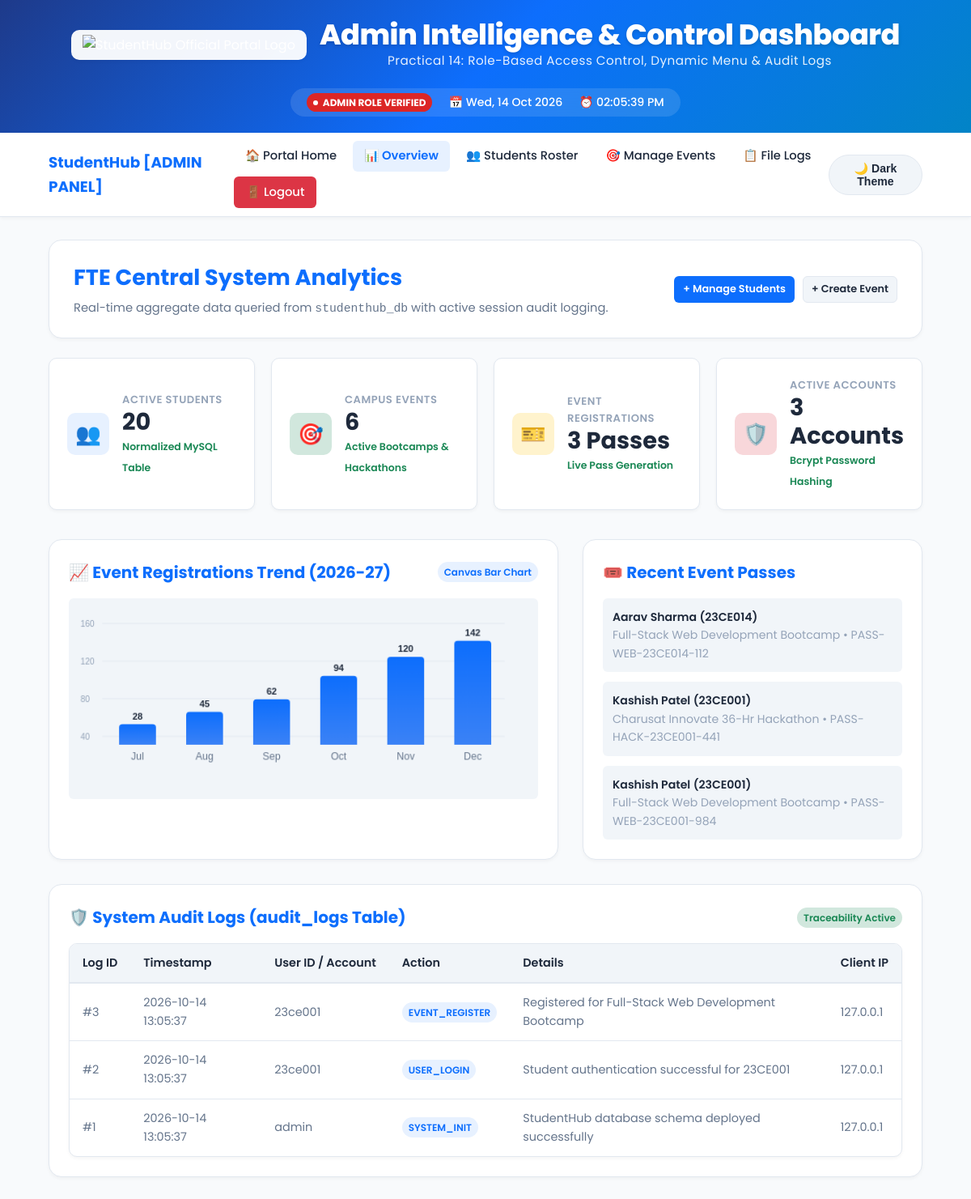
Page /admin_dashboard.php (signed in) on the committed database.
### tables this page shows
CREATE TABLE `registrations` (
  `id` INT AUTO_INCREMENT PRIMARY KEY,
  `student_id` INT NOT NULL,
  `event_id` INT NOT NULL,
  `pass_code` VARCHAR(50) NOT NULL UNIQUE,
  `remarks` VARCHAR(255) NULL,
  `attendance_status` ENUM('Registered', 'Attended', 'Absent') DEFAULT 'Registered',
  `registration_date` TIMESTAMP DEFAULT CURRENT_TIMESTAMP,
  FOREIGN KEY (`student_id`) REFERENCES `students`(`id`) ON DELETE CASCADE,
  FOREIGN KEY (`event_id`) REFERENCES `events`(`id`) ON DELETE CASCADE,
  UNIQUE KEY `unique_student_event` (`student_id`, `event_id`),
  INDEX `idx_reg_student` (`student_id`),
  INDEX `idx_reg_event` (`event_id`)
);

CREATE TABLE `students` (
  `id` INT AUTO_INCREMENT PRIMARY KEY,
  `user_id` INT NULL,
  `enrollment` VARCHAR(20) NOT NULL UNIQUE,
  `full_name` VARCHAR(100) NOT NULL,
  `email` VARCHAR(100) NOT NULL UNIQUE,
  `mobile` VARCHAR(15) NOT NULL,
  `course` VARCHAR(80) NOT NULL,
  `department` VARCHAR(50) NOT NULL,
  `year` VARCHAR(20) NOT NULL,
  `semester` INT NOT NULL DEFAULT 3,
  `gender` ENUM('Male', 'Female', 'Other') NOT NULL,
  `gpa` DECIMAL(3,2) NOT NULL DEFAULT 8.00,
  `status` ENUM('Active', 'Inactive') NOT NULL DEFAULT 'Active',
  `created_at` TIMESTAMP DEFAULT CURRENT_TIMESTAMP,
  `updated_at` TIMESTAMP DEFAULT CURRENT_TIMESTAMP ON UPDATE CURRENT_TIMESTAMP,
  FOREIGN KEY (`user_id`) REFERENCES `users`(`id`) ON DELETE SET NULL,
  INDEX `idx_students_enrollment` (`enrollment`),
  INDEX `idx_students_dept` (`department`),
  INDEX `idx_students_status` (`status`)
);

CREATE TABLE `events` (
  `id` INT AUTO_INCREMENT PRIMARY KEY,
  `title` VARCHAR(150) NOT NULL,
  `category` VARCHAR(50) NOT NULL,
  `event_date` DATE NOT NULL,
  `event_time` VARCHAR(50) NOT NULL,
  `venue` VARCHAR(100) NOT NULL,
  `speaker` VARCHAR(100) NOT NULL,
  `description` TEXT NOT NULL,
  `seats` INT NOT NULL DEFAULT 60,
  `available_seats` INT NOT NULL DEFAULT 60,
  `fee` DECIMAL(8,2) NOT NULL DEFAULT 0.00,
  `poster_path` VARCHAR(255) DEFAULT 'images/event-web.svg',
  `status` ENUM('Open', 'Closed', 'Upcoming') NOT NULL DEFAULT 'Open',
  `created_at` TIMESTAMP DEFAULT CURRENT_TIMESTAMP,
  `updated_at` TIMESTAMP DEFAULT CURRENT_TIMESTAMP ON UPDATE CURRENT_TIMESTAMP,
  INDEX `idx_events_date` (`event_date`),
  INDEX `idx_events_category` (`category`),
  INDEX `idx_events_status` (`status`)
);

CREATE TABLE `audit_logs` (
  `id` INT AUTO_INCREMENT PRIMARY KEY,
  `user_id` INT NULL,
  `action` VARCHAR(100) NOT NULL,
  `details` TEXT NULL,
  `ip_address` VARCHAR(45) NOT NULL DEFAULT '127.0.0.1',
  `user_agent` VARCHAR(255) NULL,
  `created_at` TIMESTAMP DEFAULT CURRENT_TIMESTAMP,
  INDEX `idx_audit_user` (`user_id`),
  INDEX `idx_audit_action` (`action`)
);

CREATE TABLE `users` (
  `id` INT AUTO_INCREMENT PRIMARY KEY,
  `username` VARCHAR(50) NOT NULL UNIQUE,
  `email` VARCHAR(100) NOT NULL UNIQUE,
  `password_hash` VARCHAR(255) NOT NULL,
  `role` ENUM('admin', 'student') NOT NULL DEFAULT 'student',
  `status` ENUM('active', 'inactive', 'suspended') NOT NULL DEFAULT 'active',
  `last_login` DATETIME NULL,
  `created_at` TIMESTAMP DEFAULT CURRENT_TIMESTAMP,
  `updated_at` TIMESTAMP DEFAULT CURRENT_TIMESTAMP ON UPDATE CURRENT_TIMESTAMP,
  INDEX `idx_users_email` (`email`),
  INDEX `idx_users_role` (`role`)
);

### admin_dashboard.php (the view, shortened to what this page needs)
<?php
$pdo = Database::getPDO();
$studentCount = 20;
$eventCount = 16;
$regCount = 142;
$activeUsers = 18;
$recentAudits = [];
$recentRegistrations = [];
if ($pdo) {
    try {
        $studentCount = (int)$pdo->query("SELECT COUNT(*) FROM students WHERE status = 'Active'")->fetchColumn();
        $eventCount   = (int)$pdo->query("SELECT COUNT(*) FROM events")->fetchColumn();
        $regCount     = (int)$pdo->query("SELECT COUNT(*) FROM registrations")->fetchColumn();
        $activeUsers  = (int)$pdo->query("SELECT COUNT(*) FROM users WHERE status = 'active'")->fetchColumn();
        $recentAudits = $pdo->query("
            SELECT a.*, u.username
            FROM audit_logs a
            LEFT JOIN users u ON a.user_id = u.id
            ORDER BY a.id DESC LIMIT 6
        ")->fetchAll();
        $recentRegistrations = $pdo->query("
            SELECT r.*, s.full_name, s.enrollment, e.title as event_title
            FROM registrations r
            JOIN students s ON r.student_id = s.id
            JOIN events e ON r.event_id = e.id
            ORDER BY r.id DESC LIMIT 5
        ")->fetchAll();
    } catch (PDOException $e) {
        error_log("Admin DB Stats Error: " . $e->getMessage());
    }
}
?>
<!DOCTYPE html>
<html lang="en">
<head>
    <link rel="stylesheet" href="css/style.css">
</head>
<body data-entity-type="students">
    <header role="banner">
        <div class="header-top">
            <img src="images/StudentHubLogo.png" alt="StudentHub Official Portal Logo" class="header-logo">
            <div class="header-brand">
                <h1>Admin Intelligence &amp; Control Dashboard</h1>
                <p class="tagline">Practical 14: Role-Based Access Control, Dynamic Menu &amp; Audit Logs</p>
            </div>
        </div>
        <div class="header-meta">
            <span class="live-badge" style="background: #dc2626;">ADMIN ROLE VERIFIED</span>
            <span id="date">📅 Date</span>
            <span id="clock">⏰ Clock</span>
        </div>
    </header>
    <nav class="main-nav">
        <div class="nav-brand">
            <span>StudentHub [ADMIN PANEL]</span>
        </div>
        <ul class="nav-links">
            <li><a href="index.php">🏠 Portal Home</a></li>
            <li><a href="admin_dashboard.php" class="active">📊 Overview</a></li>
            <li><a href="manage_students.php">👥 Students Roster</a></li>
            <li><a href="manage_events.php">🎯 Manage Events</a></li>
            <li><a href="pages/submissions.html">📋 File Logs</a></li>
            <li><a href="php/logout.php" class="btn btn-danger btn-sm" style="color: #fff;">🚪 Logout</a></li>
        </ul>
        <div class="nav-actions">
            <button id="themeBtn" class="theme-toggle-btn">🌙 Dark Theme</button>
        </div>
    </nav>
    <main>
        <div class="hero-section" style="padding: 24px 30px; margin-bottom: 24px;">
            <div style="display: flex; justify-content: space-between; align-items: center; flex-wrap: wrap; gap: 16px;">
                <div>
                    <h2 style="font-size: 1.7rem; color: var(--primary); margin-bottom: 4px;">FTE Central System Analytics</h2>
                    <p style="color: var(--text-secondary); font-size: 0.92rem;">
                        Real-time aggregate data queried from <code>studenthub_db</code> with active session audit logging.
                    </p>
                </div>
                <div style="display: flex; gap: 10px;">
                    <a href="manage_students.php" class="btn btn-primary btn-sm">+ Manage Students</a>
                    <a href="manage_events.php" class="btn btn-secondary btn-sm">+ Create Event</a>
                </div>
            </div>
        </div>
        <section class="metrics-grid">
            <div class="metric-card">
                <div class="metric-icon">👥</div>
                <div class="metric-info">
                    <h4>Active Students</h4>
                    <div class="metric-number"><?= $studentCount ?></div>
                    <span class="metric-trend">Normalized MySQL Table</span>
                </div>
            </div>
            <div class="metric-card success">
                <div class="metric-icon">🎯</div>
                <div class="metric-info">
                    <h4>Campus Events</h4>
                    <div class="metric-number"><?= $eventCount ?></div>
                    <span class="metric-trend">Active Bootcamps &amp; Hackathons</span>
                </div>
            </div>
            <div class="metric-card warning">
                <div class="metric-icon">🎫</div>
                <div class="metric-info">
                    <h4>Event Registrations</h4>
                    <div class="metric-number"><?= $regCount ?> Passes</div>
                    <span class="metric-trend">Live Pass Generation</span>
                </div>
            </div>
            <div class="metric-card danger">
                <div class="metric-icon">🛡️</div>
                <div class="metric-info">
                    <h4>Active Accounts</h4>
                    <div class="metric-number"><?= $activeUsers ?> Accounts</div>
                    <span class="metric-trend">Bcrypt Password Hashing</span>
                </div>
            </div>
        </section>
        <div style="display: grid; grid-template-columns: 3fr 2fr; gap: 30px; margin-bottom: 30px;" class="split-section">
            <section style="background: var(--surface); border: 1px solid var(--border); border-radius: var(--radius-lg); padding: 24px; box-shadow: var(--shadow-sm);">
                <div style="display: flex; justify-content: space-between; align-items: center; margin-bottom: 16px;">
                    <h3 style="font-size: 1.25rem; color: var(--primary);">📈 Event Registrations Trend (2026-27)</h3>
                    <span class="badge badge-primary">Canvas Bar Chart</span>
                </div>
                <canvas id="registrationChart" width="560" height="240" style="width: 100%; height: auto; border-radius: var(--radius-sm); background: var(--surface-alt);"></canvas>
            </section>
            <section style="background: var(--surface); border: 1px solid var(--border); border-radius: var(--radius-lg); padding: 24px; box-shadow: var(--shadow-sm);">
                <h3 style="font-size: 1.25rem; color: var(--primary); margin-bottom: 16px;">🎟️ Recent Event Passes</h3>
                <ul style="list-style: none; display: flex; flex-direction: column; gap: 12px; font-size: 0.88rem;">
                    <?php if (empty($recentRegistrations)): ?>
                        <li style="padding: 12px; background: var(--surface-alt); border-radius: var(--radius-sm);">
                            <div style="font-weight: 600;">Kashish Patel (23CE001)</div>
                            <div style="color: var(--text-muted);">Full-Stack Web Bootcamp &bull; Pass #984</div>
                        </li>
                        <li style="padding: 12px; background: var(--surface-alt); border-radius: var(--radius-sm);">
                            <div style="font-weight: 600;">Aarav Sharma (23CE014)</div>
                            <div style="color: var(--text-muted);">AI &amp; Deep Learning Summit &bull; Pass #112</div>
                        </li>
                    <?php else: ?>
                        <?php foreach ($recentRegistrations as $r): ?>
                            <li style="padding: 12px; background: var(--surface-alt); border-radius: var(--radius-sm);">
                                <div style="font-weight: 600;"><?= htmlspecialchars($r['full_name']) ?> (<?= htmlspecialchars($r['enrollment']) ?>)</div>
                                <div style="color: var(--text-muted);"><?= htmlspecialchars($r['event_title']) ?> &bull; <?= htmlspecialchars($r['pass_code']) ?></div>
                            </li>
                        <?php endforeach; ?>
                    <?php endif; ?>
                </ul>
            </section>
        </div>
        <section style="background: var(--surface); border: 1px solid var(--border); border-radius: var(--radius-lg); padding: 24px; box-shadow: var(--shadow-sm);">
            <div style="display: flex; justify-content: space-between; align-items: center; margin-bottom: 16px;">
                <h3 style="font-size: 1.25rem; color: var(--primary);">🛡️ System Audit Logs (audit_logs Table)</h3>
                <span class="badge badge-success">Traceability Active</span>
            </div>
            <div class="table-responsive" style="margin-top: 0;">
                <table class="table">
                    <thead>
                        <tr>
                            <th>Log ID</th>
                            <th>Timestamp</th>
                            <th>User ID / Account</th>
                            <th>Action</th>
                            <th>Details</th>
                            <th>Client IP</th>
                        </tr>
                    </thead>
                    <tbody>
                        <?php if (empty($recentAudits)): ?>
                            <tr><td>#1001</td><td><?= date('Y-m-d H:i') ?></td><td>admin</td><td><span class="badge badge-primary">SYSTEM_INIT</span></td><td>StudentHub deployed</td><td>127.0.0.1</td></tr>
                            <tr><td>#1002</td><td><?= date('Y-m-d H:i') ?></td><td>student</td><td><span class="badge badge-success">LOGIN_SUCCESS</span></td><td>Student authenticated</td><td>127.0.0.1</td></tr>
                        <?php else: ?>
                            <?php foreach ($recentAudits as $a): ?>
                                <tr>
                                    <td>#<?= $a['id'] ?></td>
                                    <td><?= htmlspecialchars($a['created_at']) ?></td>
                                    <td><?= htmlspecialchars($a['username'] ?? "User #{$a['user_id']}") ?></td>
                                    <td><span class="badge badge-primary"><?= htmlspecialchars($a['action']) ?></span></td>
                                    <td><?= htmlspecialchars($a['details'] ?? '') ?></td>
                                    <td><?= htmlspecialchars($a['ip_address']) ?></td>
                                </tr>
                            <?php endforeach; ?>
                        <?php endif; ?>
                    </tbody>
                </table>
            </div>
        </section>
    </main>
    <script>
        // Practical 14 Advanced: HTML5 Canvas Analytics Chart
        function drawAnalyticsChart() {
            const canvas = document.getElementById("registrationChart");
            if (!canvas) return;
            const ctx = canvas.getContext("2d");
            const months = ["Jul", "Aug", "Sep", "Oct", "Nov", "Dec"];
            const values = [28, 45, 62, 94, 120, 142];
            const maxVal = 160;
            ctx.clearRect(0, 0, canvas.width, canvas.height);
            // Chart Background Grid
            ctx.strokeStyle = "#e2e8f0";
            ctx.lineWidth = 1;
            for (let i = 0; i < 4; i++) {
                const y = 30 + i * 45;
                ctx.beginPath();
                ctx.moveTo(40, y);
                ctx.lineTo(520, y);
                ctx.stroke();
                ctx.fillStyle = "#94a3b8";
                ctx.font = "10px sans-serif";
                ctx.fillText(maxVal - i * 40, 14, y + 4);
            }
            // Draw Bars
            const barWidth = 44;
            const gap = 36;
            const startX = 60;
            const baseY = 175;
            months.forEach((month, idx) => {
                const val = values[idx];
                const barHeight = (val / maxVal) * 140;
                const x = startX + idx * (barWidth + gap);
                const y = baseY - barHeight;
                // Gradient Bar
                const grad = ctx.createLinearGradient(x, y, x, baseY);
                grad.addColorStop(0, "#0d6efd");
                grad.addColorStop(1, "#3b82f6");
                ctx.fillStyle = grad;
                ctx.beginPath();
                ctx.roundRect(x, y, barWidth, barHeight, [4, 4, 0, 0]);
                ctx.fill();
                // Value on top
                ctx.fillStyle = "#1e293b";
                ctx.font = "bold 11px sans-serif";
                ctx.textAlign = "center";
                ctx.fillText(val, x + barWidth / 2, y - 6);
                // Month Label
                ctx.fillStyle = "#64748b";
                ctx.font = "12px sans-serif";
                ctx.fillText(month, x + barWidth / 2, baseY + 18);
            });
        }
        drawAnalyticsChart();
    </script>
</body>
</html>

### rows in the picture
registrations: student.full_name "Aarav Sharma", student.enrollment "23CE014", event.title "Full-Stack Web Development Bootcamp", pass_code "PASS-WEB-23CE014-112"
registrations: student.full_name "Kashish Patel", student.enrollment "23CE001", event.title "Charusat Innovate 36-Hr Hackathon", pass_code "PASS-HACK-23CE001-441"
registrations: student.full_name "Kashish Patel", student.enrollment "23CE001", event.title "Full-Stack Web Development Bootcamp", pass_code "PASS-WEB-23CE001-984"
audit_logs: id "3", created_at "2026-10-14 13:05:37", user.username "23ce001", action "EVENT_REGISTER", details "Registered for Full-Stack Web Development Bootcamp", ip_address "127.0.0.1"
audit_logs: id "2", created_at "2026-10-14 13:05:37", user.username "23ce001", action "USER_LOGIN", details "Student authentication successful for 23CE001", ip_address "127.0.0.1"
audit_logs: id "1", created_at "2026-10-14 13:05:37", user.username "admin", action "SYSTEM_INIT", details "StudentHub database schema deployed successfully", ip_address "127.0.0.1"

### other values in the picture
$studentCount "20"
$eventCount "6"
$regCount "3"
$activeUsers "3"
